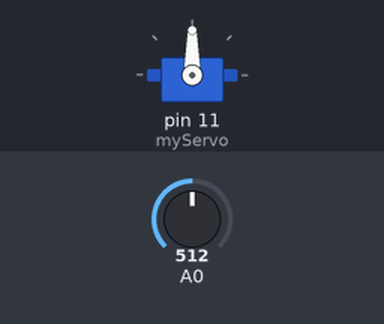
A sketch run on a simulated Arduino Uno, built with avr-gcc and run on an emulated ATmega328P. Parts: servo. The inputs (shaded band) are chosen by the test bench; at power-on: A0 = 512. What the sketch prints to the serial monitor is not drawn.

Above: at 1.2 s.
1.3 s: A0 set to 716
At 1.7 s:
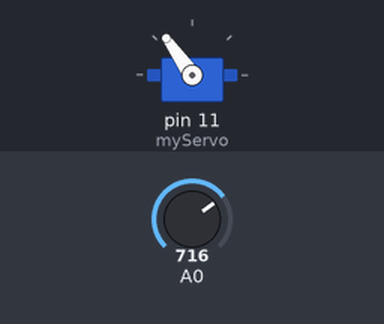
2.8 s: A0 set to 900
At 4.0 s:
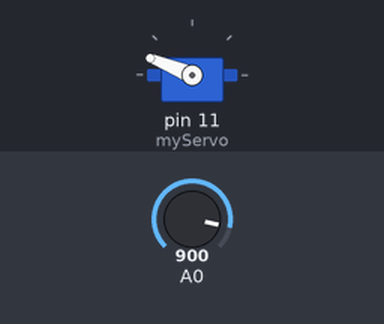
4.3 s: A0 set to 1023
At 5.2 s:
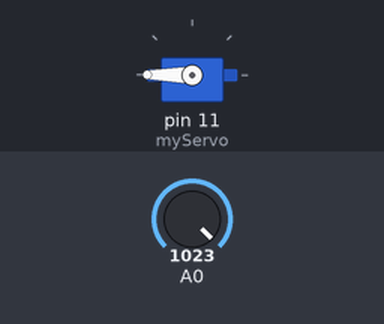
5.8 s: A0 set to 306
At 6.4 s:
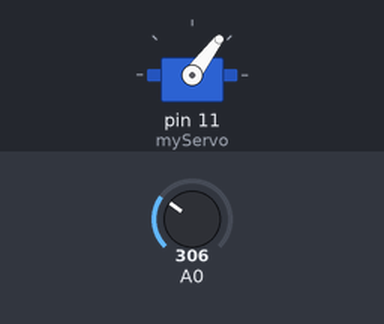
7.3 s: A0 set to 122
At 8.5 s:
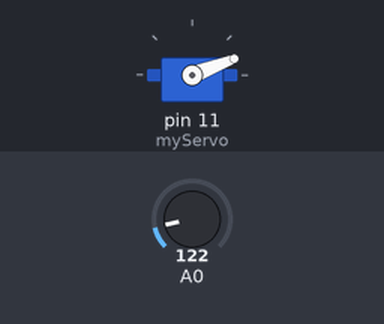
8.8 s: A0 set to 0
At 9.7 s:
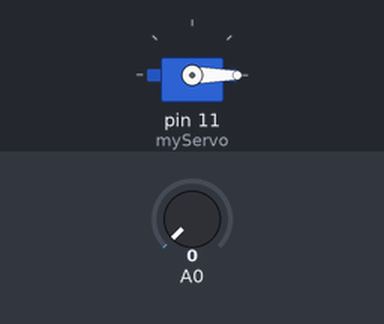
Timing chart, 0 to 11.3 s (numbered marks = the images above; inputs shaded):
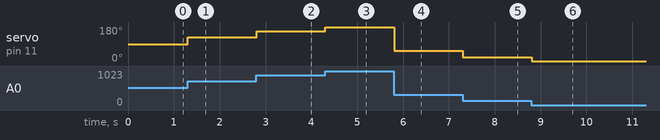

Measured:
- after the input at 1.3 s, servo on pin 11 (myServo): 90° → 125° at once
- after the input at 2.8 s, servo on pin 11 (myServo): 125° → 158° at once
- after the input at 4.3 s, servo on pin 11 (myServo): 158° → 180° at once
- after the input at 5.8 s, servo on pin 11 (myServo): 180° → 53° at once
- after the input at 7.3 s, servo on pin 11 (myServo): 53° → 21° at once
- after the input at 8.8 s, servo on pin 11 (myServo): 21° → 0° at once

The sketch:

servomorter.ino
```cpp
#include <Servo.h>
Servo myServo;

void setup() {
  // put your setup code here, to run once:
  pinMode(A0, INPUT);
  myServo.attach(11);//서보모터 제어할 핀 번호
  Serial.begin(9600);
}

void loop() {
  // put your main code here, to run repeatedly:
  int analog_in = analogRead(A0);
  int val = map(analog_in, 0, 1023, 0, 180);//서보모터는 0~180도 제어 가능
  Serial.println(val);
  myServo.write(val);
}
```
